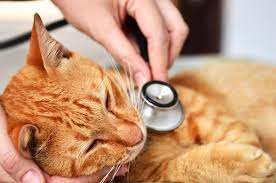
#> input picture tasks_with_images/cat_1.jpeg, 276 x 183 px
$ python images.py
#> lines starting #> are read from the running program, lines starting #| are printed output that depends on the picture
from PIL import Image

image_1 = Image.open('cat_1.jpeg')
#> image_1 is the input picture: PIL image 276x183 RGB; mean R, G, B 195.9, 150.6, 117.6
image_2 = Image.open('dog_1.jpeg')
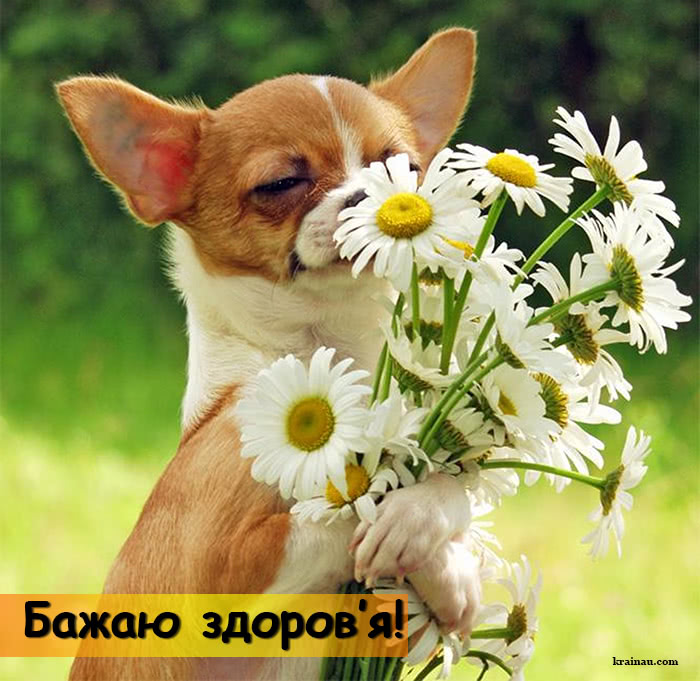
#> input picture tasks_with_images/dog_1.jpeg, 700 x 681 px
#> image_2 is the input picture: PIL image 700x681 RGB; mean R, G, B 148.3, 145.8, 86.9
image_1.show()
size_1 = image_1.size
#> size_1 = (276, 183)
image_2 = image_2.resize(size_1)
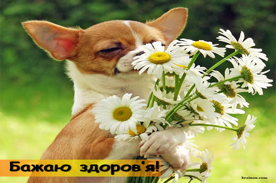
#> image_2: PIL image 276x183 RGB; mean R, G, B 148.4, 145.8, 86.9
image_2.show()
image_2.putalpha(150)
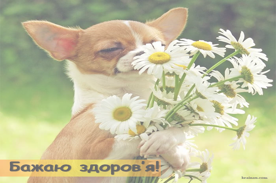
#> image_2: PIL image 276x183 RGBA; mean R, G, B, A 148.4, 145.8, 86.9, 150; transparent parts drawn white
image_1.paste(image_2, (0,0), image_2)
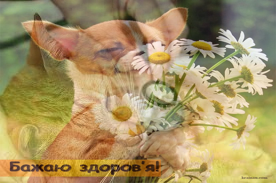
#> image_1: PIL image 276x183 RGB; mean R, G, B 167.9, 147.8, 99.6
image_1.show()
image_1.close()
image_2.close()
